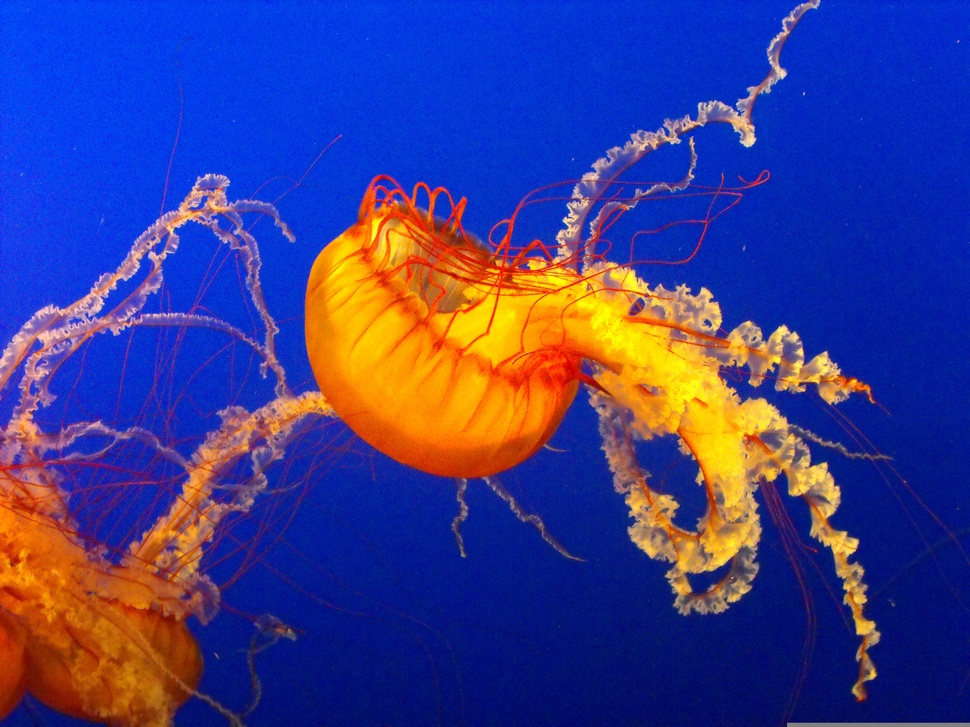
#> input picture Images/image_one.jpg, 970 x 727 px, shrunk from 3648 x 2736 before the run
$ jupyter execute 01_image_as_data.ipynb
#> lines starting #> are read from the running program, lines starting #| are printed output that depends on the picture; long printed decimals are rounded
[cell 1]
from PIL import Image
from skimage import color
from sklearn.cluster import KMeans
import matplotlib.pyplot as plt

[cell 2]
image = Image.open("Images/image_one.jpg")
#> image is the input picture: PIL image 970x727 RGB; mean R, G, B 60.6, 59.7, 139.1

[cell 3]
print(image.size)
#| (970, 727)
print(image.mode)
#| RGB

[cell 4]
import numpy as np
image_array = np.asarray(image)
print(image_array.shape)
#| (727, 970, 3)

[cell 5]
print(image_array[0, 0])
#| [  0  69 252]

[cell 6]
print(image_array[100, 100])
#| [  1  60 240]

[cell 7]
print(image_array[0:3, 0:3])
#| [[[  0  69 252]
#|   [  7  71 254]
#|   [ 11  67 252]]
#|  [[  7  73 255]
#|   [  3  67 252]
#|   [  8  64 249]]
#|  [[ 10  71 255]
#|   [  0  54 240]
#|   [  0  58 243]]]

## Experiment 001: Representing an Image as Data

### Objective
Understand how a digital RGB image is represented numerically.

### Observation
The image has a shape of (2736, 3648, 3), meaning it contains
2736 rows, 3648 columns, and 3 color channels (RGB).

Each pixel can be accessed using its row and column position
and contains three numerical values representing red, green,
and blue.

### Key Insight
A color image can be represented as a NumPy array where each
pixel is represented by an RGB vector.

### Implication for our project
The system needs to reduce millions of pixel values into a
small number of representative colors that can form a useful
palette.

[cell 8]
print(image_array.dtype)
#| uint8

[cell 9]
print(image_array.min())
#| 0
print(image_array.max())
#| 255

### Additional Observations

The image array has a dtype of uint8, meaning each RGB
channel is represented as an unsigned 8-bit integer.

The minimum channel value is 0 and the maximum is 255.

Therefore, each pixel is represented by three values in the
range 0–255:

[R, G, B]

This means the image can be treated as numerical data and
analyzed computationally.

### New Question

How should we measure similarity between colors so that we
can group similar pixels and extract representative colors?

[cell 10]
image_hsv = color.rgb2hsv(image_array / 255.0)
#> image_hsv: shape (727, 970, 3) float64; mean of channels 0, 1, 2 0.536, 0.89, 0.701

[cell 11]
print(image_hsv.shape)
#| (727, 970, 3)
print(image_hsv[0, 0])
#| [0.621 1.         0.9882]

[cell 12]
image_lab = color.rgb2lab(image_array / 255.0)
#> image_lab: shape (727, 970, 3) float64; mean of channels 0, 1, 2 33.9, 39.7, -40.1

[cell 13]
print(image_lab.shape)
#| (727, 970, 3)
print(image_lab[0, 0])
#| [ 40.050   54.261 -93.263]

## Experiment 002: Exploring Color Spaces

### Question
Which color representation is most useful for analyzing
similarity between colors?

### RGB
Useful for representing the original image and its pixel
values, but numerical distance in RGB does not perfectly
represent human perception of color difference.

### HSV
Represents color using hue, saturation and value, which can
be useful for reasoning about color characteristics.

### LAB
Separates lightness from two color dimensions and provides
color-difference methods that are more closely related to
perceptual color comparison.

### Hypothesis
LAB may be useful for measuring color similarity, while RGB
may remain useful for representing the source image.

### Status
No final color-space decision has been made yet.

[cell 14]
pixels = image_array.reshape(-1, 3)

print(pixels.shape)
#| (705190, 3)

[cell 15]
unique_colors = np.unique(pixels, axis=0)

print(unique_colors.shape)
#| (186956, 3)

[cell 16]
colors, counts = np.unique(pixels, axis=0, return_counts=True)

print(colors.shape)
#| (186956, 3)
print(counts.shape)
#| (186956,)

[cell 17]
top_indices = np.argsort(counts)[-10:][::-1]
#> top_indices = [4012, 4013, 4946, 4000, 3987, 4028, 3135, 4890, 3134, 4011]

for i in top_indices:
    print(colors[i], counts[i])
#> this loop made 10 passes
#> i on passes 1 to 10: 4012, 4013, 4946, 4000, 3987, 4028, 3135, 4890, 3134, 4011
#| [  2  15 109] 483
#| [  2  15 111] 444
#| [  3  18 121] 416
#| [  2  14 112] 411
#| [  2  13 105] 400
#| [  2  16 115] 399
#| [  1  14 110] 392
#| [  3  14 106] 392
#> (further printed lines are left out)

[cell 18]
rng = np.random.default_rng(42)

sample_indices = rng.choice(
    len(pixels),
    size=50_000,
    replace=False
)

sample_pixels = pixels[sample_indices]

print(sample_pixels.shape)
#| (50000, 3)

[cell 19]
sample_colors, sample_counts = np.unique(
    sample_pixels,
    axis=0,
    return_counts=True
)

print(sample_colors.shape)
#| (25986, 3)

[cell 20]
full_mean = pixels.mean(axis=0)
#> full_mean = [60.56, 59.68, 139.1]
sample_mean = sample_pixels.mean(axis=0)
#> sample_mean = [60.71, 59.86, 139.1]

print("Full image mean:", full_mean)
#| Full image mean: [ 60.564  59.681 139.054]
print("Sample mean:", sample_mean)
#| Sample mean: [ 60.706  59.863 139.061]

[cell 21]
color_a = np.array([10, 20, 100])
color_b = np.array([15, 25, 105])

distance = np.linalg.norm(color_a - color_b)

print(distance)

[cell 22]
from skimage import color

color_a = np.array([10, 20, 100], dtype=np.uint8)
color_b = np.array([15, 25, 105], dtype=np.uint8)

colors_rgb = np.array([[color_a, color_b]])

colors_lab = color.rgb2lab(colors_rgb / 255.0)

print("Color A LAB:", colors_lab[0, 0])
print("Color B LAB:", colors_lab[0, 1])

[cell 23]
lab_distance = np.linalg.norm(
    colors_lab[0, 0] - colors_lab[0, 1]
)

print("LAB distance:", lab_distance)

[cell 24]
kmeans_3 = KMeans(
    n_clusters=3,
    random_state=42,
    n_init=10
)

kmeans_3.fit(sample_pixels)

[cell 25]
print("Centroids:")
print(kmeans_3.cluster_centers_)

print("Inertia:")
print(kmeans_3.inertia_)

[cell 26]
print("Centroids:")
print(kmeans_3.cluster_centers_)

print("\nInertia:")
print(kmeans_3.inertia_)

[cell 27]
inertias = []

for k in range(2, 9):
    kmeans = KMeans(
        n_clusters=k,
        random_state=42,
        n_init=10
    )

    kmeans.fit(sample_pixels)
    inertias.append(kmeans.inertia_)

    print(f"K={k}: inertia={kmeans.inertia_}")
#> after the loop, inertias = [208692015.5, 139870871.3, 98718479.5, 70014765.6, 59176722.2, 49557123.7, 43574381.5]

[cell 28]
k_values = range(2, 9)

[cell 29]
plt.plot(k_values, inertias, marker="o")

plt.xlabel("Number of clusters (K)")
plt.ylabel("Inertia")
plt.title("K-Means Elbow Analysis")
plt.show()
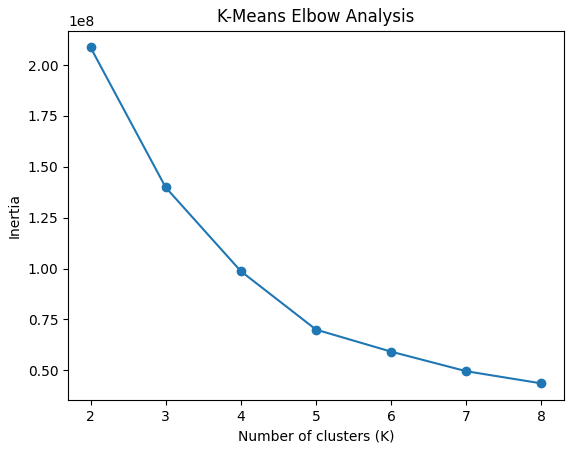
#> figure drawn by matplotlib, 1 panel

[cell 30]
def get_palette(k, pixels):
    kmeans = KMeans(
        n_clusters=k,
        random_state=42,
        n_init=10
    )

    kmeans.fit(pixels)

    return kmeans.cluster_centers_

[cell 31]
palette_3 = get_palette(3, sample_pixels)
#> palette_3 = [[9.39, 52.25, 209.2], [207.7, 122.1, 46.06], [17.03, 26.63, 127.4]]
palette_5 = get_palette(5, sample_pixels)
#> palette_5 = [[12.36, 24.61, 128.2], [154.1, 111.1, 134], [186.8, 70.18, 16.09], [7.35, 51.37, 209.7], [246.5, 167.2, 22.88]]
palette_7 = get_palette(7, sample_pixels)
#> palette_7 = [[192.7, 143.6, 131.5], [10.09, 36.88, 172.1], [248.3, 166.8, 16.23], [187.8, 70.66, 15.57], [8.25, 20.23, 118], [6.02, 55.78, 220.9], [108, 72.76, 127.8]]

print("K=3")
print(palette_3)
#| [[  9.391  52.250 209.159]
#|  [207.700 122.113  46.056]
#|  [ 17.034  26.629 127.410]]

print("\nK=5")
print(palette_5)
#| [[ 12.358  24.612 128.211  ]
#|  [154.065 111.125 133.951]
#|  [186.807   70.185  16.088]
#|  [  7.345  51.375  209.687]
#|  [246.524 167.150   22.880]]

print("\nK=7")
print(palette_7)
#| [[192.707 143.583 131.477 ]
#|  [ 10.090  36.884  172.059]
#|  [248.308 166.774  16.231]
#|  [187.848  70.665  15.570 ]
#|  [  8.254  20.232 118.012]
#|  [  6.016  55.776 220.879 ]
#|  [108.030  72.759 127.753 ]]

[cell 32]
def show_palette(palette, title):
#> called with palette = array of shape (3, 3), title = 'K = 3'
    normalized = palette / 255.0
#> normalized = [[0.0368, 0.205, 0.82], [0.815, 0.479, 0.181], [0.0668, 0.104, 0.5]]

    plt.figure(figsize=(10, 2))

    plt.imshow([normalized])
    plt.title(title)
    plt.axis("off")
    plt.show()
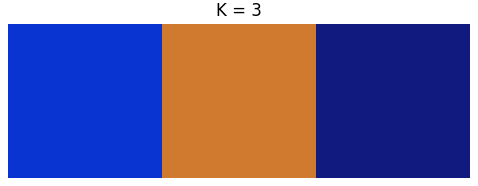
#> figure drawn by matplotlib, 1 panel

[cell 33]
show_palette(palette_3, "K = 3")
show_palette(palette_5, "K = 5")
#> call 2 of show_palette, with palette = array of shape (5, 3), title = 'K = 5'
#> in show_palette (call 2), `normalized = palette / 255.0`: normalized = [[0.0485, 0.0965, 0.503], [0.604, 0.436, 0.525], [0.733, 0.275, 0.0631], [0.0288, 0.201, 0.822], [0.967, 0.655, 0.0897]]
#> in show_palette (call 2), `plt.show()`:
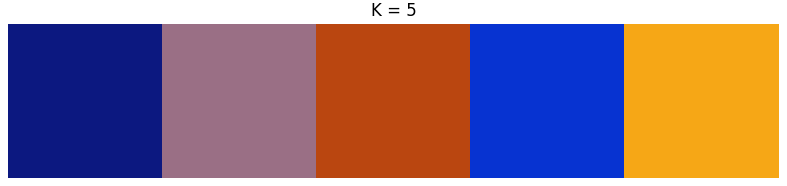
#> figure drawn by matplotlib, 1 panel
show_palette(palette_7, "K = 7")
#> call 3 of show_palette, with palette = array of shape (7, 3), title = 'K = 7'
#> in show_palette (call 3), `normalized = palette / 255.0`: normalized = [[0.756, 0.563, 0.516], [0.0396, 0.145, 0.675], [0.974, 0.654, 0.0637], [0.737, 0.277, 0.0611], [0.0324, 0.0793, 0.463], [0.0236, 0.219, 0.866], [0.424, 0.285, 0.501]]
#> in show_palette (call 3), `plt.show()`:
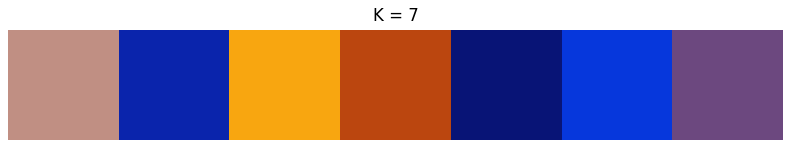
#> figure drawn by matplotlib, 1 panel

[cell 34]
lab_pixels = image_lab.reshape(-1, 3)

sample_lab_pixels = lab_pixels[sample_indices]

print(sample_lab_pixels.shape)
#| (50000, 3)

[cell 35]
kmeans_lab_5 = KMeans(
    n_clusters=5,
    random_state=42,
    n_init=10
)

kmeans_lab_5.fit(sample_lab_pixels)

print("LAB centroids:")
print(kmeans_lab_5.cluster_centers_)

print("\nLAB inertia:")
print(kmeans_lab_5.inertia_)

[cell 36]
lab_centers = kmeans_lab_5.cluster_centers_

lab_centers_reshaped = lab_centers.reshape(1, -1, 3)

rgb_centers = color.lab2rgb(lab_centers_reshaped)

rgb_centers = rgb_centers.reshape(-1, 3) * 255

print(rgb_centers)

[cell 37]
labels = kmeans_lab_5.labels_

cluster_counts = np.bincount(labels)

cluster_percentages = cluster_counts / len(labels) * 100

print("Cluster counts:")
print(cluster_counts)

print("\nCluster percentages:")
print(cluster_percentages)

[cell 38]
rgb_kmeans_5 = KMeans(
    n_clusters=5,
    random_state=42,
    n_init=10
)

rgb_kmeans_5.fit(sample_pixels)

rgb_cluster_counts = np.bincount(rgb_kmeans_5.labels_)

rgb_cluster_percentages = (
    rgb_cluster_counts / len(rgb_kmeans_5.labels_) * 100
)

print("RGB cluster counts:")
print(rgb_cluster_counts)

print("\nRGB cluster percentages:")
print(rgb_cluster_percentages)

[cell 39]
print(rgb_kmeans_5.labels_.shape)
print(rgb_kmeans_5.labels_[:20])

[cell 40]
pixel_index = 0

label = rgb_kmeans_5.labels_[pixel_index]
pixel = sample_pixels[pixel_index]
#> pixel = [101, 88, 95]
centroid = rgb_kmeans_5.cluster_centers_[label]

print("Original pixel:", pixel)
#| Original pixel: [101  88  95]
print("Cluster label:", label)
print("Representative color:", centroid)

[cell 41]
pixel_index = 0

label = rgb_kmeans_5.labels_[pixel_index]
pixel = sample_pixels[pixel_index]
centroid = rgb_kmeans_5.cluster_centers_[label]

print("Original pixel:", pixel)
#| Original pixel: [101  88  95]
print("Cluster label:", label)
print("Representative color:", centroid)

[cell 42]
reconstructed_pixels = rgb_kmeans_5.cluster_centers_[
    rgb_kmeans_5.labels_
]

print(reconstructed_pixels.shape)

[cell 43]
all_labels = rgb_kmeans_5.predict(pixels)

print(all_labels.shape)
#| (705190,)

[cell 44]
reconstructed_image = rgb_kmeans_5.cluster_centers_[all_labels]

print(reconstructed_image.shape)
#| (705190, 3)

[cell 45]
reconstructed_image = reconstructed_image.reshape(image_array.shape)
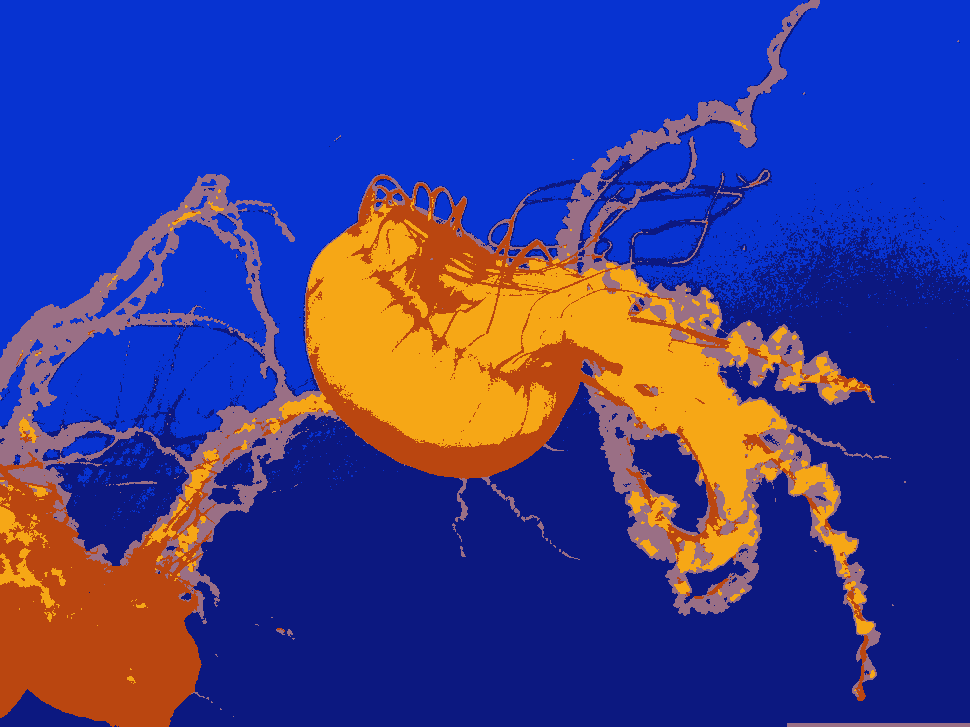
#> reconstructed_image: shape (727, 970, 3) float64; mean R, G, B 60.6, 59.8, 139

print(reconstructed_image.shape)
#| (727, 970, 3)

[cell 46]
reconstructed_display = reconstructed_image / 255.0

print(reconstructed_display.shape)
#| (727, 970, 3)

[cell 47]
plt.figure(figsize=(12, 6))

plt.imshow(reconstructed_display)
plt.title("5-Color Reconstruction")
plt.axis("off")

plt.show()

[cell 48]
mse = np.mean(
    (image_array.astype(float) - reconstructed_image) ** 2
)
#> mse = 468.7

print("Reconstruction MSE:", mse)
#| Reconstruction MSE: 468.658

$ run again, with Images/image_three.jpg copied over Images/image_one.jpg
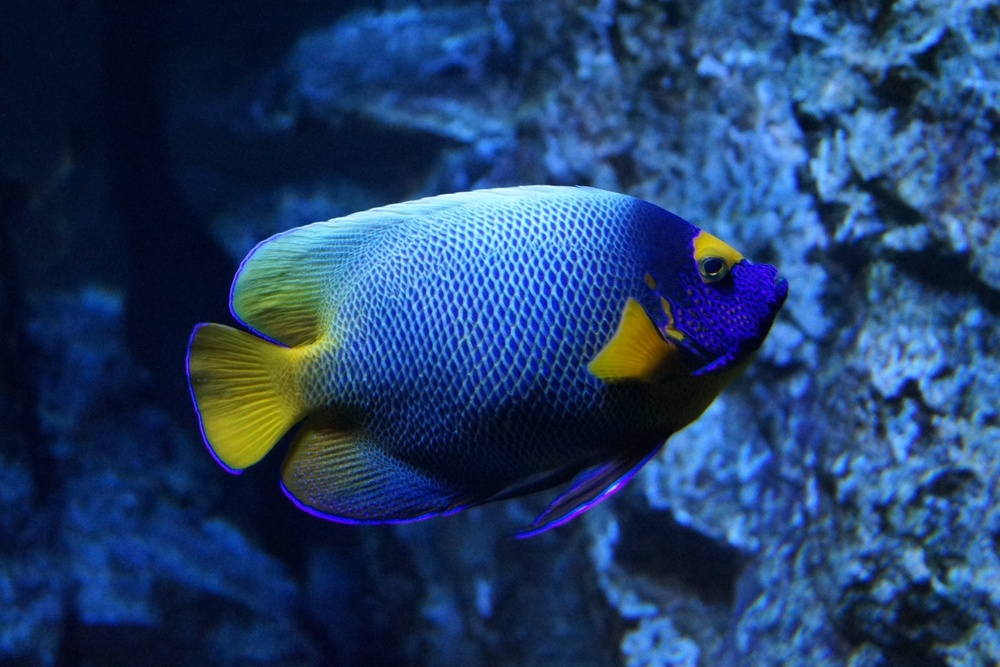
#> input picture Images/image_three.jpg, 1000 x 667 px, shrunk from 3056 x 2037 before the run
#> image is the input picture: PIL image 1000x667 RGB; mean R, G, B 33.9, 61.9, 105.1
#| (1000, 667)
#| RGB
#| (667, 1000, 3)
#| [ 0 13 32]
#| [ 2 10 31]
#| [[[ 0 13 32]
#|   [ 2 15 34]
#|   [ 3 16 35]]
#|  [[ 5 18 37]
#|   [ 5 18 37]
#|   [ 3 16 35]]
#> (further printed lines are left out)
#| uint8
#| 0
#| 255
#> image_hsv: shape (667, 1000, 3) float64; mean of channels 0, 1, 2 0.587, 0.752, 0.424
#| (667, 1000, 3)
#| [0.599 1.         0.1255 ]
#> image_lab: shape (667, 1000, 3) float64; mean of channels 0, 1, 2 25.7, 6.4, -27.4
#| (667, 1000, 3)
#| [  3.542   1.305 -13.390]
#| (667000, 3)
#| (150471, 3)
#| (150471, 3)
#| (150471,)
#> top_indices = [4079, 5100, 3967, 3028, 3968, 4982, 3135, 4981, 4056, 3050]
#> the loop `for i in top_indices:` made 10 passes
#> i on passes 1 to 8: 4079, 5100, 3967, 3028, 3968, 4982, 3135, 4981
#> (printed output is left out)
#| (50000, 3)
#| (28854, 3)
#> full_mean = [33.86, 61.87, 105.1]
#> sample_mean = [33.99, 62.07, 105.4]
#| Full image mean: [ 33.862  61.874  105.096]
#| Sample mean: [ 33.988  62.075 105.404]
#> after the loop `for k in range(2, 9):`: inertias = [151336452.6, 95874510.3, 71221387.3, 52390692.8, 42090786.2, 35802608.2, 32030889.9]
#> palette_3 = [[12.23, 25.57, 52.57], [40.52, 74.06, 129.8], [84.59, 144.9, 211.2]]
#> palette_5 = [[8.54, 20.55, 46.85], [98.69, 163, 227], [25.34, 53.57, 109.9], [112.9, 114.4, 35.06], [51.88, 98.78, 169.3]]
#> palette_7 = [[6.87, 17.04, 40.55], [78.87, 140.7, 214.3], [17.86, 40.06, 82.81], [113.1, 114.5, 34.61], [137.8, 205.3, 246.8], [53.02, 100.4, 169.1], [31.45, 63.84, 129.8]]
#| [[ 12.234  25.571  52.567]
#|  [ 40.522  74.057 129.759]
#|  [ 84.595 144.945 211.222]]
#| [[  8.537  20.545  46.854]
#|  [ 98.687 163.049  227.042]
#|  [ 25.338  53.569  109.921]
#|  [112.856 114.394  35.059]
#|  [ 51.879  98.775 169.252]]
#| [[  6.869  17.039  40.553]
#|  [ 78.866 140.736 214.295]
#|  [ 17.864  40.062  82.807]
#|  [113.092 114.464  34.611]
#|  [137.773 205.315  246.778]
#|  [ 53.016 100.438 169.065]
#> (further printed lines are left out)
#> normalized = [[0.048, 0.1, 0.206], [0.159, 0.29, 0.509], [0.332, 0.568, 0.828]]
#> normalized = [[0.0269, 0.0668, 0.159], [0.309, 0.552, 0.84], [0.0701, 0.157, 0.325], [0.443, 0.449, 0.136], [0.54, 0.805, 0.968], [0.208, 0.394, 0.663], [0.123, 0.25, 0.509]]
#> in show_palette (call 3), `plt.show()`:
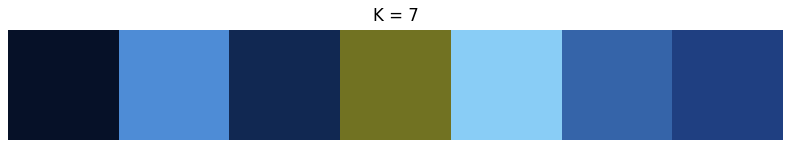
#> figure drawn by matplotlib, 1 panel
#| (50000, 3)
#> pixel = [44, 92, 156]
#| Original pixel: [ 44  92 156]
#| Original pixel: [ 44  92 156]
#| (667000,)
#| (667000, 3)
#> `reconstructed_image = reconstructed_image.reshape(image_array.shape)`:
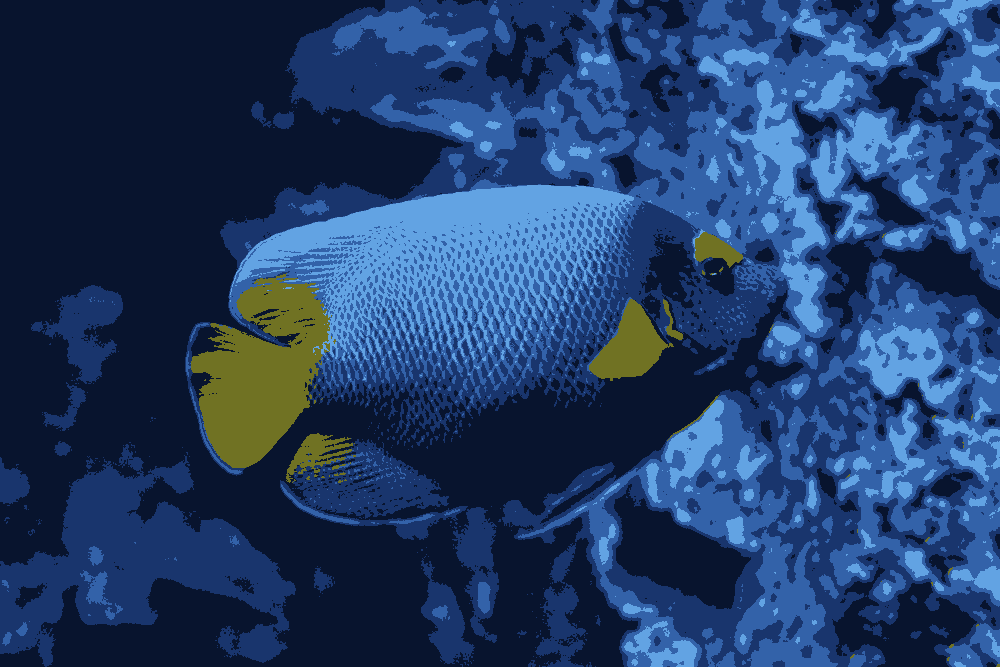
#> reconstructed_image: shape (667, 1000, 3) float64; mean R, G, B 33.8, 61.8, 105
#| (667, 1000, 3)
#| (667, 1000, 3)
#> mse = 349.4
#| Reconstruction MSE: 349.363
